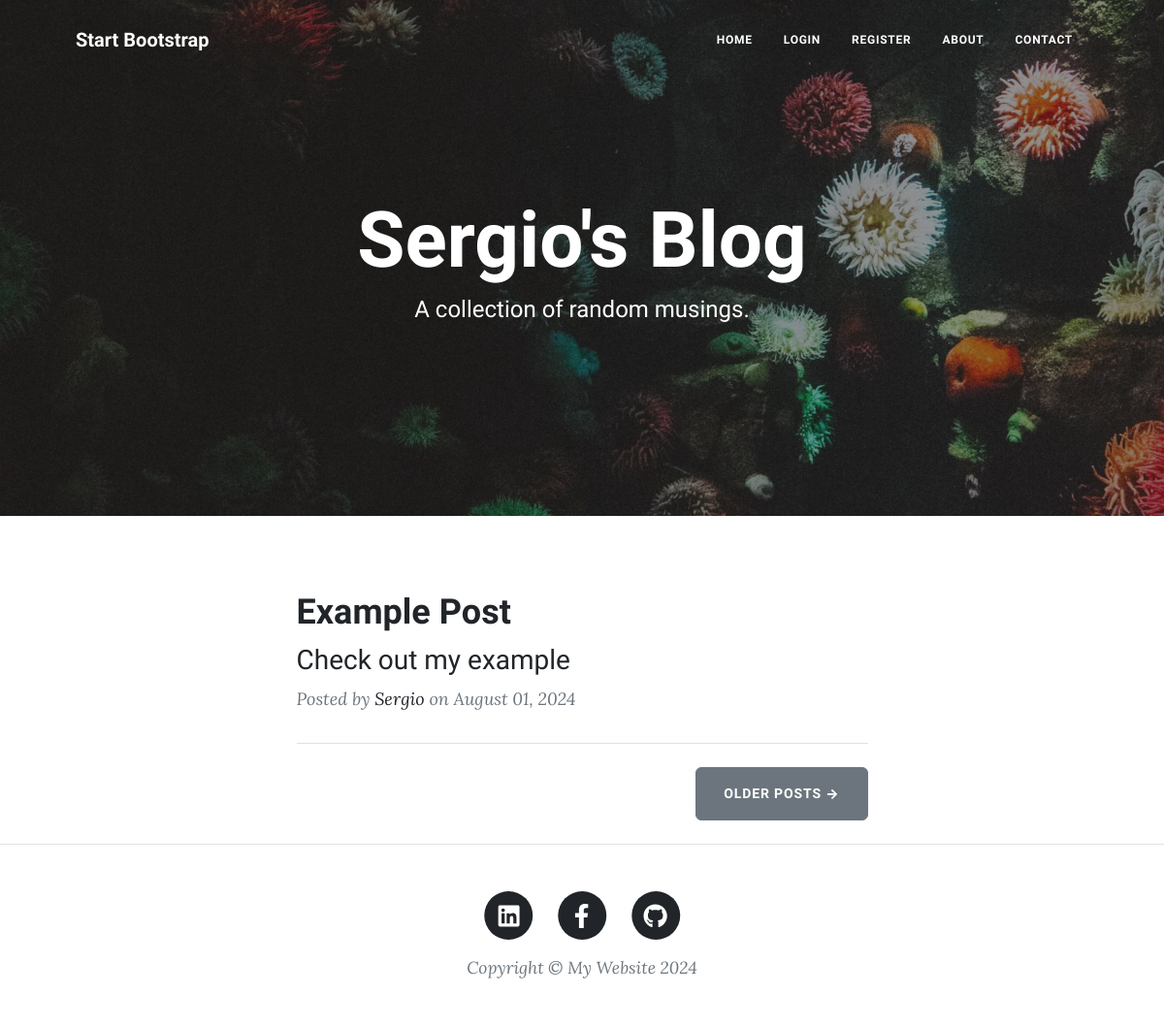
The app's page /, older data.
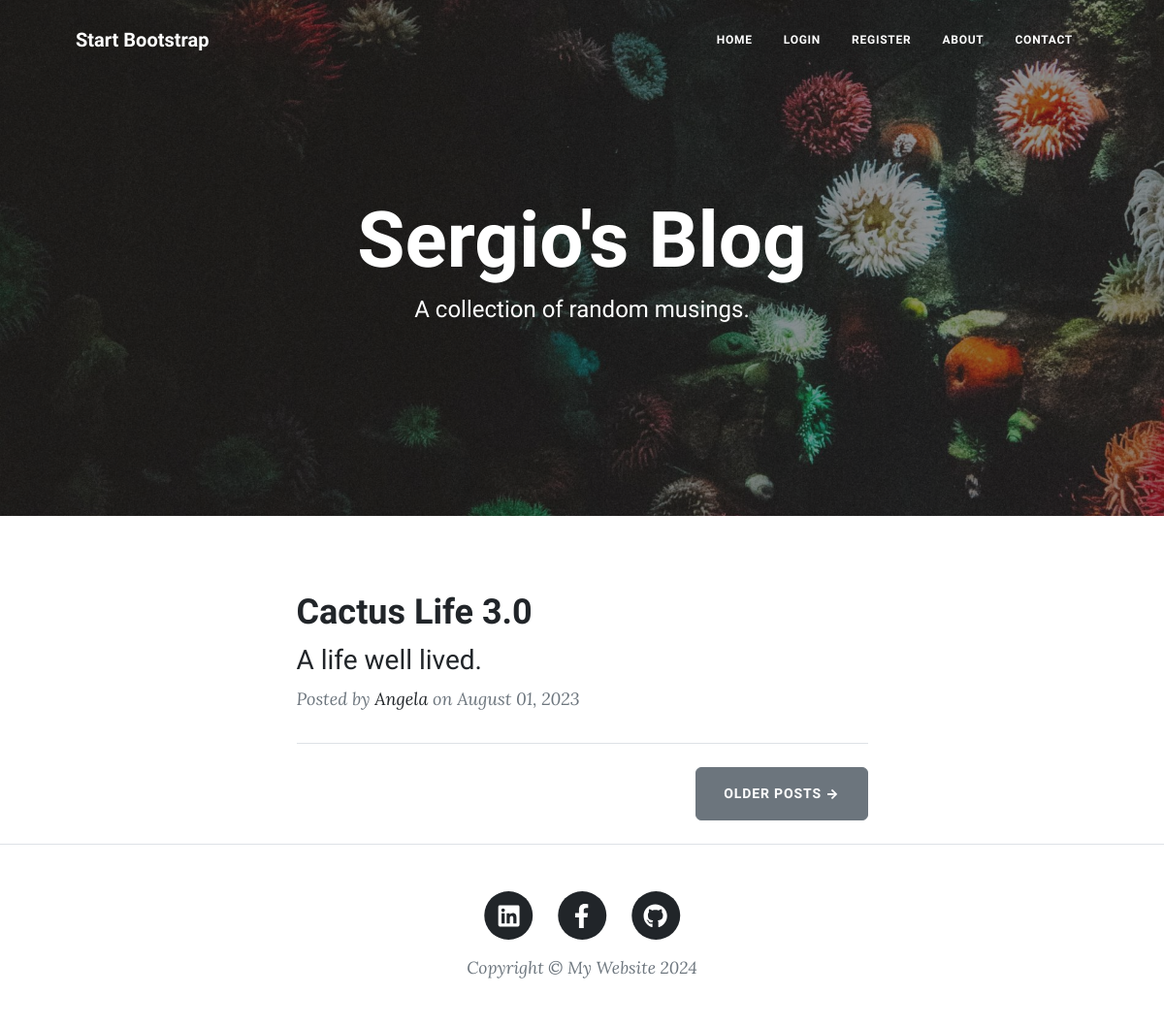
The same page, newer data.
### main.py (models this page shows)
class BlogPost(db.Model):
    __tablename__ = "blog_posts"
    id: Mapped[int] = mapped_column(Integer, primary_key=True)
    author_id: Mapped[int] = mapped_column(Integer, db.ForeignKey("users.id"))
    author = relationship("User", back_populates="posts")
    title: Mapped[str] = mapped_column(String(250), unique=True, nullable=False)
    subtitle: Mapped[str] = mapped_column(String(250), nullable=False)
    date: Mapped[str] = mapped_column(String(250), nullable=False)
    body: Mapped[str] = mapped_column(Text, nullable=False)
    img_url: Mapped[str] = mapped_column(String(250), nullable=False)
    comments = relationship("Comment", back_populates="parent_post")

class User(UserMixin, db.Model):
    __tablename__ = "users"
    id: Mapped[int] = mapped_column(Integer, primary_key=True)
    email: Mapped[str] = mapped_column(String(100), unique=True)
    password: Mapped[str] = mapped_column(String(100))
    name: Mapped[str] = mapped_column(String(100))
    posts = relationship("BlogPost", back_populates="author")
    comments = relationship("Comment", back_populates="comment_author")

### main.py (the view)
@app.route('/')
def get_all_posts():
    result = db.session.execute(db.select(BlogPost))
    posts = result.scalars().all()
    return render_template("index.html", all_posts=posts, current_user=current_user)

### templates/index.html (shortened to what this page needs)
{% include "header.html" %}
<header
  class="masthead"
  style="background-image: url('../static/assets/img/home-bg.jpg')"
>
  <div class="container position-relative px-4 px-lg-5">
    <div class="row gx-4 gx-lg-5 justify-content-center">
      <div class="col-md-10 col-lg-8 col-xl-7">
        <div class="site-heading">
          <h1>Sergio's Blog</h1>
          <span class="subheading">A collection of random musings.</span>
        </div>
      </div>
    </div>
  </div>
</header>
<div class="container px-4 px-lg-5">
  <div class="row gx-4 gx-lg-5 justify-content-center">
    <div class="col-md-10 col-lg-8 col-xl-7">
      {% for post in all_posts %}
      <div class="post-preview">
        <a href="{{ url_for('show_post', post_id=post.id) }}">
          <h2 class="post-title">{{ post.title }}</h2>
          <h3 class="post-subtitle">{{ post.subtitle }}</h3>
        </a>
        <p class="post-meta">
          Posted by
          <a href="#">{{post.author.name}}</a>
          on {{post.date}}
        </p>
      </div>
      <hr class="my-4" />
      {% endfor %}
      <div class="d-flex justify-content-end mb-4">
        <a class="btn btn-secondary text-uppercase" href="#!">Older Posts →</a>
      </div>
    </div>
  </div>
</div>
{% include "footer.html" %}

### templates/header.html (shortened to what this page needs)
<!DOCTYPE html>
<html lang="en">
  <head>
    {% block styles %}
    {{ bootstrap.load_css() }}
    <link
      href="{{ url_for('static', filename='css/styles.css') }}"
      rel="stylesheet"
    />
    {% endblock %}
  </head>
  <body>
    <nav class="navbar navbar-expand-lg navbar-light" id="mainNav">
      <div class="container px-4 px-lg-5">
        <a class="navbar-brand" href="/">Start Bootstrap</a>
        <div class="collapse navbar-collapse" id="navbarResponsive">
          <ul class="navbar-nav ms-auto py-4 py-lg-0">
            <li class="nav-item">
              <a
                class="nav-link px-lg-3 py-3 py-lg-4"
                href="{{ url_for('get_all_posts') }}"
                >Home</a
              >
            </li>
            {% if not current_user.is_authenticated: %}
            <li class="nav-item">
              <a
                class="nav-link px-lg-3 py-3 py-lg-4"
                href="{{ url_for('login') }}"
                >Login</a
              >
            </li>
            <li class="nav-item">
              <a
                class="nav-link px-lg-3 py-3 py-lg-4"
                href="{{ url_for('register') }}"
                >Register</a
              >
            </li>
            {% endif %}
            <li class="nav-item">
              <a
                class="nav-link px-lg-3 py-3 py-lg-4"
                href="{{ url_for('about') }}"
                >About</a
              >
            </li>
            <li class="nav-item">
              <a
                class="nav-link px-lg-3 py-3 py-lg-4"
                href="{{ url_for('contact') }}"
                >Contact</a
              >
            </li>
          </ul>
        </div>
      </div>
    </nav>
  </body>
</html>

### templates/footer.html (shortened to what this page needs)
        <footer class="border-top">
          <div class="container px-4 px-lg-5">
              <div class="row gx-4 gx-lg-5 justify-content-center">
                  <div class="col-md-10 col-lg-8 col-xl-7">
                      <ul class="list-inline text-center">
                          <li class="list-inline-item">
                              <a href="https://www.linkedin.com/in/siracenco-serghei/">
                                  <span class="fa-stack fa-lg">
                                      <i class="fas fa-circle fa-stack-2x"></i>
                                      <i class="fab fa-linkedin fa-stack-1x fa-inverse"></i>
                                  </span>
                              </a>
                          </li>
                          <li class="list-inline-item">
                              <a href="https://www.facebook.com/siracenco.serghei/">
                                  <span class="fa-stack fa-lg">
                                      <i class="fas fa-circle fa-stack-2x"></i>
                                      <i class="fab fa-facebook-f fa-stack-1x fa-inverse"></i>
                                  </span>
                              </a>
                          </li>
                          <li class="list-inline-item">
                              <a href="https://github.com/SiracencoSerghei">
                                  <span class="fa-stack fa-lg">
                                      <i class="fas fa-circle fa-stack-2x"></i>
                                      <i class="fab fa-github fa-stack-1x fa-inverse"></i>
                                  </span>
                              </a>
                          </li>
                      </ul>
                      <div class="small text-center text-muted fst-italic">Copyright &copy; My Website 2024</div>
                  </div>
              </div>
          </div>
      </footer>
  </body>
</html>

Row changes from the older to the newer data that the page shows:
changed BlogPost: title "Example Post" → "Cactus Life 3.0"; subtitle "Check out my example" → "A life well lived."; author.name "Sergio" → "Angela"; date "August 01, 2024" → "August 01, 2023"
